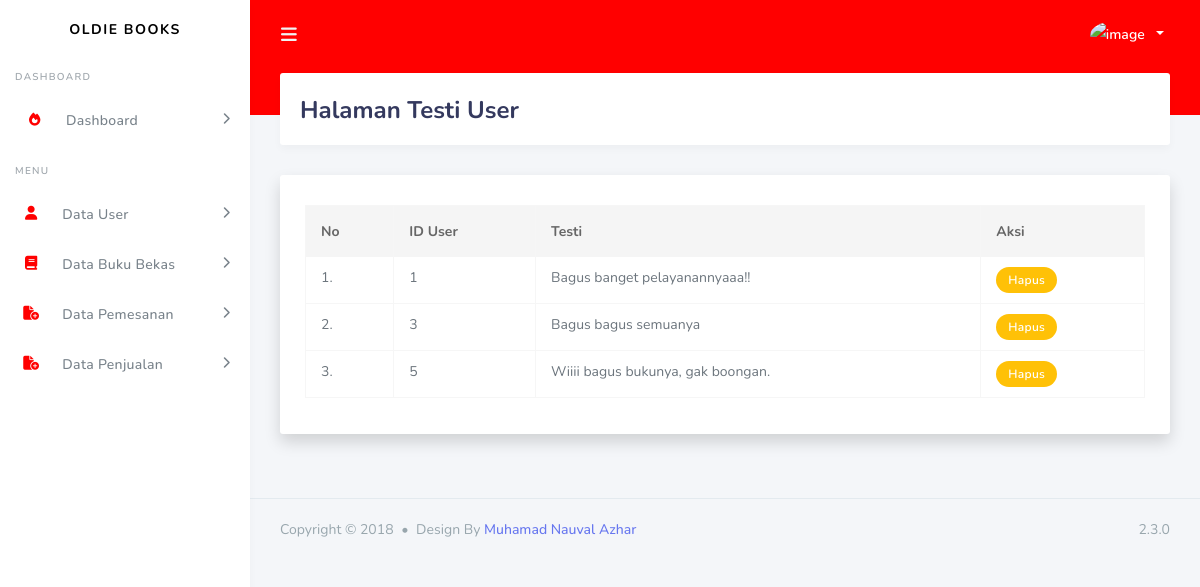
/index.php/main, run on the app's committed database.
### tables this page shows
CREATE TABLE `testi` (
  `id` int(11) NOT NULL,
  `id_user` int(11) NOT NULL,
  `testi` varchar(255) NOT NULL
);

### application/controllers/Main.php (called while the page is built, shortened)
<?php
class Main extends CI_Controller
{
    public function __construct()
    {
        $this->load->model('User_model');
        $this->load->model('Review_model');
    }
    function index()
    {
        $data['judul'] = "Halaman Testi User";
        $data['user'] = $this->db->get_where('user', ['email' => $this->session->userdata['email']])->row_array();
        $data['review'] = $this->Review_model->getTable();
        $this->load->view('layout/header', $data);
        $this->load->view('user/vw_testi', $data);
        $this->load->view('layout/footer', $data);
    }
}

### index.php (called while the page is built, shortened)
<?php
require_once BASEPATH.'core/CodeIgniter.php';

### application/models/Review_model.php (called while the page is built, shortened)
<?php
class Review_model extends CI_Model
{
    public $table = 'testi';
    public function getTable()
    {
        $this->db->from($this->table);
        $query = $this->db->get();
        return $query->result_array();
    }
}

### application/views/user/vw_testi.php (the view, shortened to what this page needs)
</div>
<div class="main-content">
    <section class="section">
        <div class="section-header">
            <h1><?php echo $judul; ?></h1>
        </div>
        <div class="card shadow mb-4">
            <div class="card-body">
                <div class="table-responsive">
                    <table class="table table-bordered table-md">
                        <thead>
                            <tr>
                                <th>No</th>
                                <th>ID User</th>
                                <th>Testi</th>
                                <th>Aksi</th>
                            </tr>
                        </thead>
                        <tbody>
                        <?php $i = 1; ?>
                        <?php foreach ($review as $us) : ?>
                            <tr>
                                <td> <?= $i; ?>.</td>
                                <td><?= $us['id_user']; ?></td>
                                <td><?= $us['testi']; ?></td>
                                <td>
                                    <a href="<?= base_url('Main/hapus/') . $us['id'];?>" class="badge badge-warning">Hapus</a>
                                </td>
                            </tr>
                            <?php $i++; ?>
                        <?php endforeach; ?>
                    </tbody>
                    </table>
                </div>
            </div>
        </div>
    </section>
</div>

### data on the page
testi: id_user "1", testi "Bagus banget pelayanannyaaa!!"
testi: id_user "3", testi "Bagus bagus semuanya"
testi: id_user "5", testi "Wiiii bagus bukunya, gak boongan."

### other printed values
$judul "Halaman Testi User"
